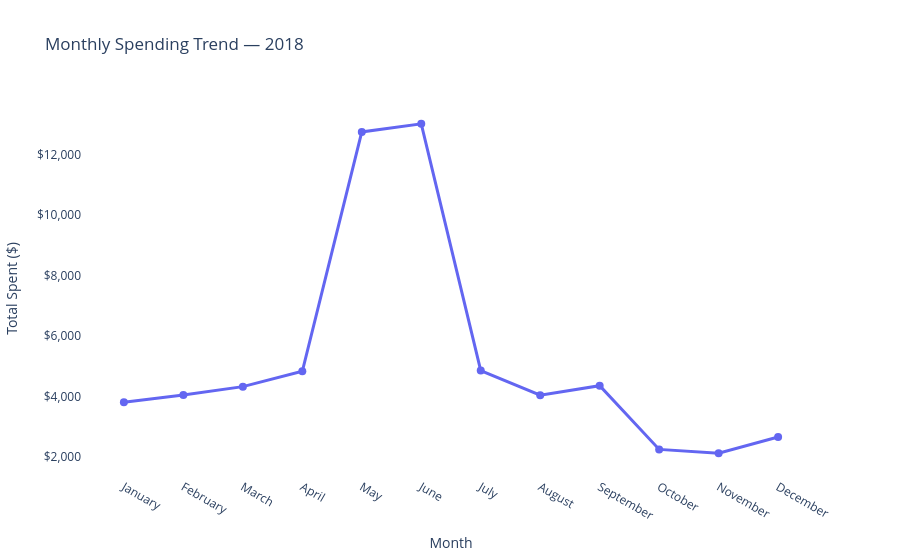

Notebook code for this chart:
### Code cell
# ============================================
# CHART 1 — Monthly Spending Trend
# ============================================

monthly = spending_df.groupby(['Month', 'Month_Name'])['Amount'].sum().reset_index()
monthly = monthly.sort_values('Month')

fig = px.line(
    monthly,
    x='Month_Name',
    y='Amount',
    title='Monthly Spending Trend — 2018',
    markers=True,
    labels={'Month_Name': 'Month', 'Amount': 'Total Spent ($)'}
)

fig.update_traces(
    line=dict(color='#6366f1', width=3),
    marker=dict(size=8)
)

fig.update_layout(
    plot_bgcolor='white',
    yaxis_tickprefix='$',
    yaxis_tickformat=',.0f',
    hovermode='x unified'
)

fig.show()

### Figure 1 — Plotly figure (JSON) as saved in the notebook; plotly's stock layout.template omitted (floating-point values rounded to 4 significant figures)
{"data": [{"hovertemplate": "Month=%{x}<br>Total Spent ($)=%{y}<extra></extra>", "legendgroup": "", "line": {"color": "#6366f1", "dash": "solid", "width": 3}, "marker": {"size": 8, "symbol": "circle"}, "mode": "lines+markers", "name": "", "orientation": "v", "showlegend": false, "type": "scatter", "x": ["January", "February", "March", "April", "May", "June", "July", "August", "September", "October", "November", "December"], "xaxis": "x", "y": [3803.0, 4044.0, 4321.0, 4830.0, 12760.0, 13030.0, 4854.0, 4036.0, 4353.0, 2242.0, 2118.0, 2653.0], "yaxis": "y"}], "layout": {"hovermode": "x unified", "legend": {"tracegroupgap": 0}, "plot_bgcolor": "white", "title": {"text": "Monthly Spending Trend — 2018"}, "xaxis": {"anchor": "y", "domain": [0, 1], "title": {"text": "Month"}}, "yaxis": {"anchor": "x", "domain": [0, 1], "tickformat": ",.0f", "tickprefix": "$", "title": {"text": "Total Spent ($)"}}}}
